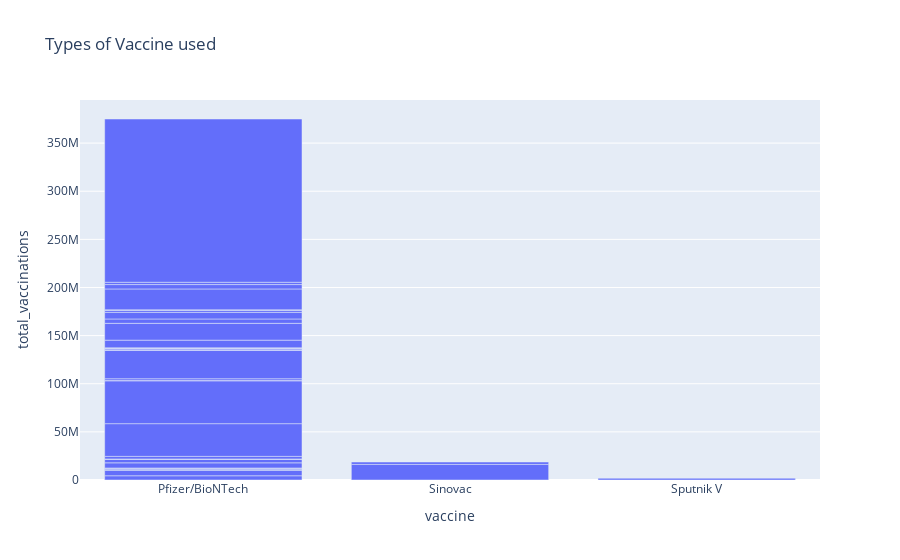

Here is the notebook cell this chart was saved with:
### Code cell
# plotting the vaccine vs total_vaccinations graph
fig = ax.bar(Vaccines_list, x= 'vaccine', y = 'total_vaccinations', title = 'Types of Vaccine used')
fig.show()

### Figure 1 — Plotly figure (JSON) as saved in the notebook; plotly's stock layout.template omitted (floating-point values rounded to 4 significant figures)
{"data": [{"alignmentgroup": "True", "hovertemplate": "vaccine=%{x}<br>total_vaccinations=%{y}<extra></extra>", "legendgroup": "", "marker": {"color": "#636efa"}, "name": "", "offsetgroup": "", "orientation": "v", "showlegend": false, "textposition": "auto", "type": "bar", "x": ["Pfizer/BioNTech", "Pfizer/BioNTech", "Pfizer/BioNTech", "Sinovac", "Pfizer/BioNTech", "Pfizer/BioNTech", "Pfizer/BioNTech", "Pfizer/BioNTech", "Pfizer/BioNTech", "Pfizer/BioNTech", "Pfizer/BioNTech", "Pfizer/BioNTech", "Sputnik V", "Pfizer/BioNTech", "Pfizer/BioNTech", "Pfizer/BioNTech", "Pfizer/BioNTech", "Pfizer/BioNTech", "Pfizer/BioNTech", "Pfizer/BioNTech", "Pfizer/BioNTech", "Pfizer/BioNTech", "Pfizer/BioNTech", "Pfizer/BioNTech", "Pfizer/BioNTech", "Pfizer/BioNTech", "Pfizer/BioNTech", "Pfizer/BioNTech", "Pfizer/BioNTech", "Pfizer/BioNTech", "Pfizer/BioNTech", "Sinovac"], "xaxis": "x", "y": [4410957, 5552359, 827459, 16184900, 1270330, 427418, 5364263, 3502165, 515749, 2658933, 33994687, 44566039, 1783681, 184001, 1904486, 29609833, 524869, 8736, 1334691, 279322, 368789, 7969996, 17490012, 4538703, 6799355, 1940921, 777647, 21656728, 4550487, 2397865, 169612045, 2486222], "yaxis": "y"}], "layout": {"barmode": "relative", "legend": {"tracegroupgap": 0}, "title": {"text": "Types of Vaccine used"}, "xaxis": {"anchor": "y", "domain": [0, 1], "title": {"text": "vaccine"}}, "yaxis": {"anchor": "x", "domain": [0, 1], "title": {"text": "total_vaccinations"}}}}
